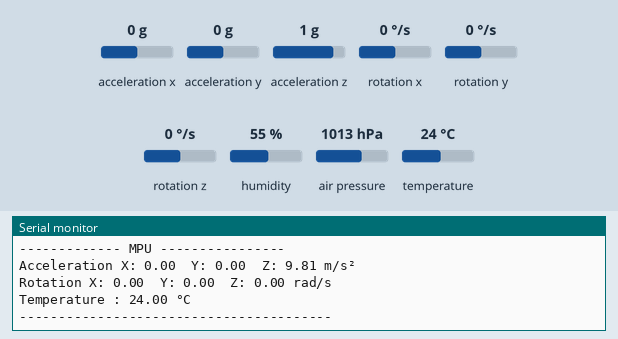
Recording of a sketch running on a simulated ESP32. Shown: the last lines printed to the serial monitor. The inputs (shaded band) are chosen by the test bench; at power-on: acceleration x 0 g, acceleration y 0 g, acceleration z 1 g, rotation x 0 °/s, rotation y 0 °/s, rotation z 0 °/s, humidity 55 %, air pressure 1013 hPa, temperature 24 °C.

Above: at 2.2 s.
2.3 s: acceleration x set to -1.4 g
3.8 s: acceleration y set to -1.4 g
5.3 s: acceleration z set to -1.4 g
6.8 s: rotation x set to -192 °/s
At 7.3 s:
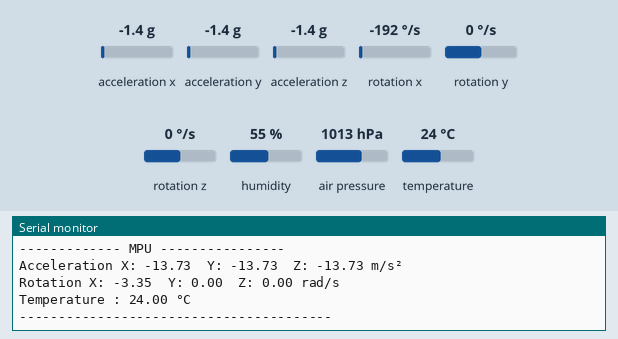
8.3 s: rotation y set to -192 °/s
At 8.8 s:
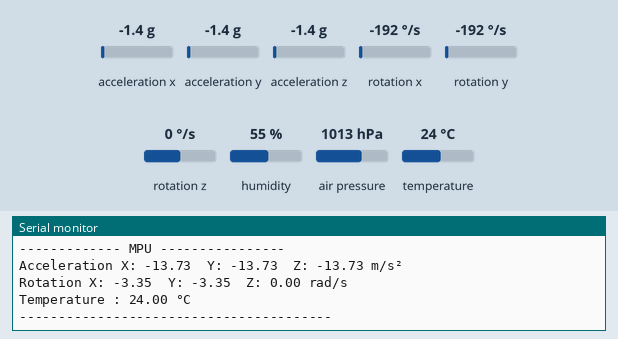

The sketch:

COMBINED_TESTING2.ino
```cpp
#include <Wire.h>
#include <Adafruit_BME280.h>
#include <Adafruit_MPU6050.h>
#include <Adafruit_Sensor.h>

// ---------------- I2C ----------------
#define SDA_PIN 21
#define SCL_PIN 22

// ---------------- BME280 ----------------
Adafruit_BME280 bme;

// ---------------- MPU6050 / MPU6500 ----------------
Adafruit_MPU6050 mpu;

void setup() {

  Serial.begin(115200);
  delay(1000);

  Serial.println();
  Serial.println("========================================");
  Serial.println("   ESP32 - BME280 + MPU Sensor Test");
  Serial.println("========================================");

  // Start I2C
  Wire.begin(SDA_PIN, SCL_PIN);

  // ---------------- BME280 ----------------
  Serial.println();
  Serial.println("Initializing BME280...");

  if (!bme.begin(0x76, &Wire)) {
    Serial.println("ERROR: BME280 not found!");
    while (1) {
      delay(10);
    }
  }

  Serial.println("BME280 FOUND!");

  // ---------------- MPU ----------------
  Serial.println();
  Serial.println("Initializing MPU sensor...");

  if (!mpu.begin(0x68, &Wire)) {
    Serial.println("ERROR: MPU sensor not found!");
    while (1) {
      delay(10);
    }
  }

  Serial.println("MPU sensor FOUND!");

  // MPU configuration
  mpu.setAccelerometerRange(MPU6050_RANGE_8_G);
  mpu.setGyroRange(MPU6050_RANGE_500_DEG);
  mpu.setFilterBandwidth(MPU6050_BAND_21_HZ);

  Serial.println();
  Serial.println("Both sensors initialized successfully!");
  Serial.println("----------------------------------------");
}


void loop() {

  // ==================================================
  // BME280
  // ==================================================

  float bmeTemperature = bme.readTemperature();
  float pressure = bme.readPressure() / 100.0F;  // Pa → hPa
  float humidity = bme.readHumidity();


  // ==================================================
  // MPU
  // ==================================================

  sensors_event_t accel;
  sensors_event_t gyro;
  sensors_event_t mpuTemperature;

  mpu.getEvent(&accel, &gyro, &mpuTemperature);


  // ==================================================
  // PRINT EVERYTHING
  // ==================================================

  Serial.println();

  Serial.println("------------- BME280 -------------");

  Serial.print("Temperature : ");
  Serial.print(bmeTemperature);
  Serial.println(" °C");

  Serial.print("Pressure    : ");
  Serial.print(pressure);
  Serial.println(" hPa");

  Serial.print("Humidity    : ");
  Serial.print(humidity);
  Serial.println(" %");


  Serial.println();
  Serial.println("------------- MPU ----------------");

  Serial.print("Acceleration X: ");
  Serial.print(accel.acceleration.x);
  Serial.print("  Y: ");
  Serial.print(accel.acceleration.y);
  Serial.print("  Z: ");
  Serial.print(accel.acceleration.z);
  Serial.println(" m/s²");

  Serial.print("Rotation X: ");
  Serial.print(gyro.gyro.x);
  Serial.print("  Y: ");
  Serial.print(gyro.gyro.y);
  Serial.print("  Z: ");
  Serial.print(gyro.gyro.z);
  Serial.println(" rad/s");

  Serial.print("Temperature : ");
  Serial.print(mpuTemperature.temperature);
  Serial.println(" °C");

  Serial.println("----------------------------------------");

  delay(500);
}
```

Measured:
- after the input at 6.8 s, the serial monitor: prints a new line at once (image 1)
- after the input at 8.3 s, the serial monitor: prints a new line after 0.11 s (image 2)
